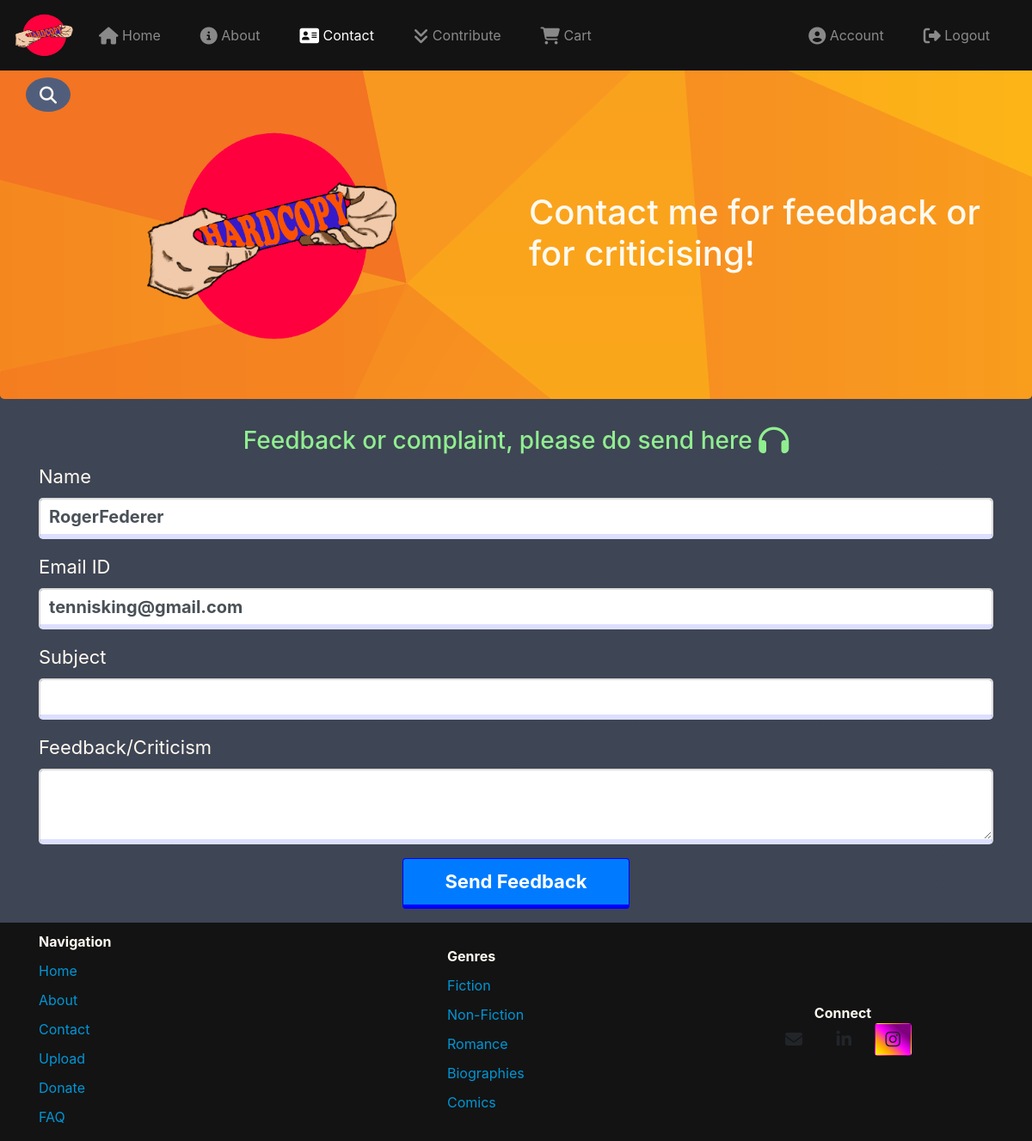
The page /contact (signed in) on the database as committed earlier.
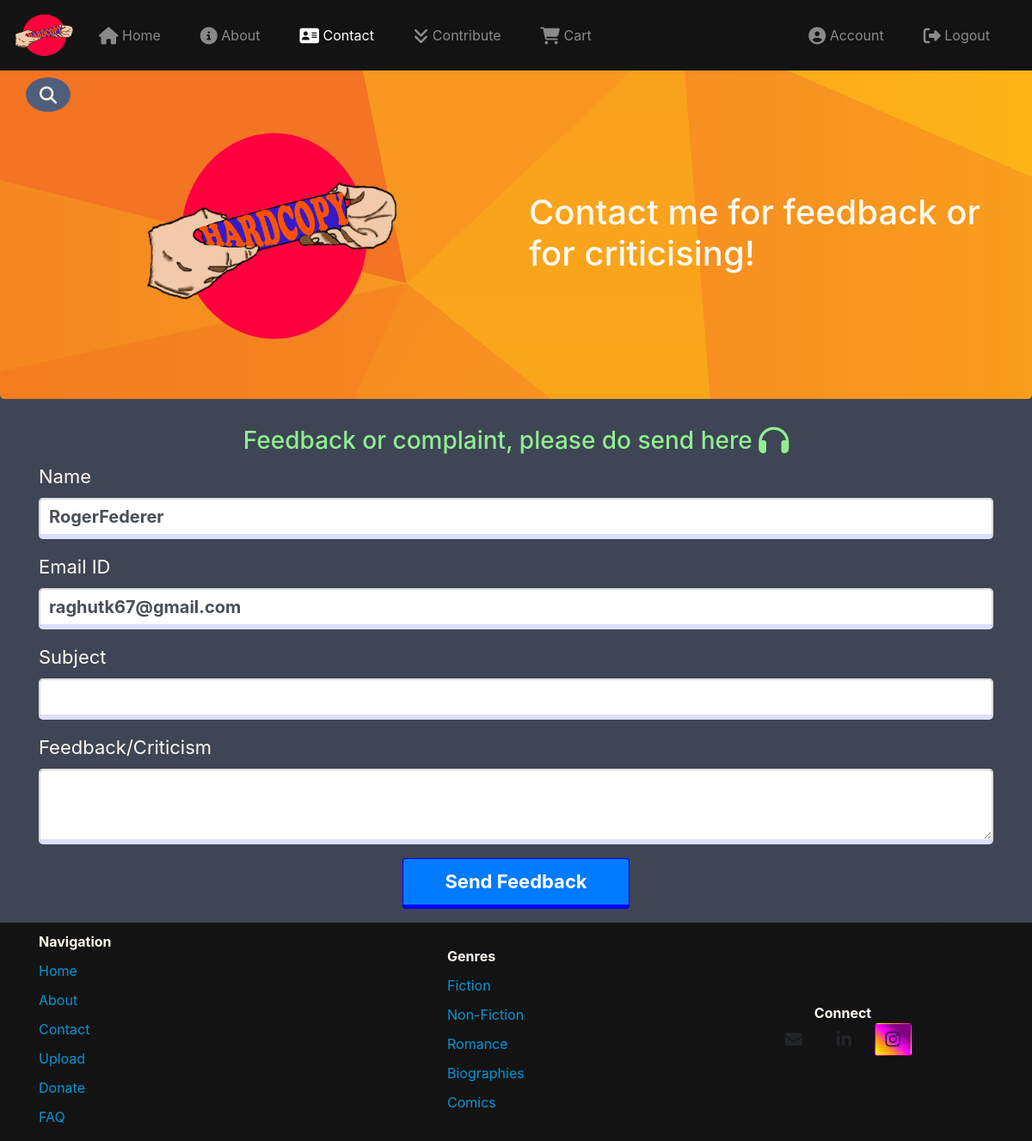
The same page on the database as committed later.
### backend/models.py (models this page shows, shortened)
class User(db.Model, UserMixin):
	id = db.Column(db.Integer, primary_key=True)
	username = db.Column(db.String(20), unique=True, nullable=False)
	email = db.Column(db.String(20), unique=True, nullable=False)
	password = db.Column(db.String(50), nullable=False)
	profile_pic = db.Column(db.String(60), nullable=False, default='default.jpg')
	address = db.Column(db.Text, nullable=False)
	books_ordered = db.relationship('Book', backref='bought_by', lazy=True, foreign_keys='Book.ordered_by')
	books_donated = db.relationship('Book', backref='provided_by', lazy=True, foreign_keys='Book.donated_by')
	carted = db.relationship('Cart', backref='added_by', lazy=True, foreign_keys='Cart.user_id')
	requested = db.relationship('PendingRequests', backref='requested_by', lazy=True, foreign_keys='PendingRequests.user_id')
	stars = db.relationship('StarValues', backref='rating_for', lazy=True, foreign_keys='StarValues.donor_id')
	rater = db.relationship('StarValues', backref='rated_by', lazy=True, foreign_keys='StarValues.rater_id')

### backend/main/routes.py (the view)
@main.route('/contact', methods=['GET', 'POST'])
def contact():
    form = Feedback_form()
    if current_user.is_authenticated:
        form.name.data = current_user.username
        form.email.data = current_user.email
    if form.validate_on_submit():
        webbrowser.open(f"mailto:nambiarakhilraj01@gmail.com?subject={form.subject.data}&body={form.feedback.data}", autoraise=True)
        flash('Message successfully added to mail client', 'success')
        return redirect(url_for('main.home'))
    return render_template('contact.html', title='Contact Me', form=form)

### backend/users/forms.py
class Feedback_form(FlaskForm):
    name = StringField('Name', validators=[DataRequired()])
    email = StringField('Email ID',validators=[DataRequired(), Email()])
    subject = StringField('Subject',validators=[DataRequired()])
    feedback = TextAreaField('Feedback/Criticism', validators=[DataRequired()])
    submit = SubmitField('Send Feedback')

### backend/models.py (called while the page is built)
@login_manager.user_loader
def load_user(user_id):
	return User.query.get(int(user_id))

### backend/templates/contact.html (shortened to what this page needs)
{% extends 'layout.html' %}
{% block contact %}
    active
{% endblock contact %}
{% block for_logo %}
    <img src="{{ url_for('static',filename='admin_images/logo2.png') }}" height="250" width="300" id="central-logo">
{% endblock for_logo %}
{% block pagewelcome %}
    <h1>Contact me for feedback or for criticising!</h1>
{% endblock pagewelcome %}
{% block content %}
    <h3 id="contact" class="text-center">Feedback or complaint, please do send here <span class="fa fa-headphones fa-lg"></span></h3>
    <form method="POST">
        <div class="form-group row">
            <div class="col-12">
                {{ form.name.label(class='form-label') }}
                {% if form.name.errors %}
                    {{ form.name( class='form-control form-control-lg is-invalid' ) }}
                    <div class="invalid-feedback">
                        {% for error in form.name.errors %}
                            <span>{{ error }}</span>
                        {% endfor %}
                    </div>
                {% else %}
                    {{ form.name( class='form-control form-control-lg' ) }}
                {% endif %}
            </div>
        </div>
        <div class="form-group row">
            <div class="col-12">
                {{ form.email.label(class='form-label') }}
                {% if form.email.errors %}
                    {{ form.email( class='form-control form-control-lg is-invalid' ) }}
                    <div class="invalid-feedback">
                        {% for error in form.email.errors %}
                            <span>{{ error }}</span>
                        {% endfor %}
                    </div>
                {% else %}
                    {{ form.email( class='form-control form-control-lg' ) }}
                {% endif %}
            </div>
        </div>
        <div class="form-group row">
            <div class="col-12">
                {{ form.subject.label(class='form-label') }}
                {% if form.subject.errors %}
                    {{ form.subject( class='form-control form-control-lg is-invalid' ) }}
                    <div class="invalid-feedback">
                        {% for error in form.subject.errors %}
                            <span>{{ error }}</span>
                        {% endfor %}
                    </div>
                {% else %}
                    {{ form.subject( class='form-control form-control-lg' ) }}
                {% endif %}
            </div>
        </div>
        <div class="form-group row">
            <div class="col-12">
                {{ form.feedback.label(class='form-label') }}
                {% if form.feedback.errors %}
                    {{ form.feedback( class='form-control form-control-lg is-invalid' ) }}
                    <div class="invalid-feedback">
                        {% for error in form.feedback.errors %}
                            <span>{{ error }}</span>
                        {% endfor %}
                    </div>
                {% else %}
                    {{ form.feedback( class='form-control form-control-lg' ) }}
                {% endif %}
            </div>
        </div>
        <div class="form-group row">
            <div class="col-12 text-center">
                {{ form.submit( class='btn btn-primary submit_button pr-5 pl-5')}}
            </div>
        </div>
    </form>
{% endblock content %}

Rows that differ between the two databases and show on the page:
changed User: email "tennisking@gmail.com" → "raghutk67@gmail.com"
